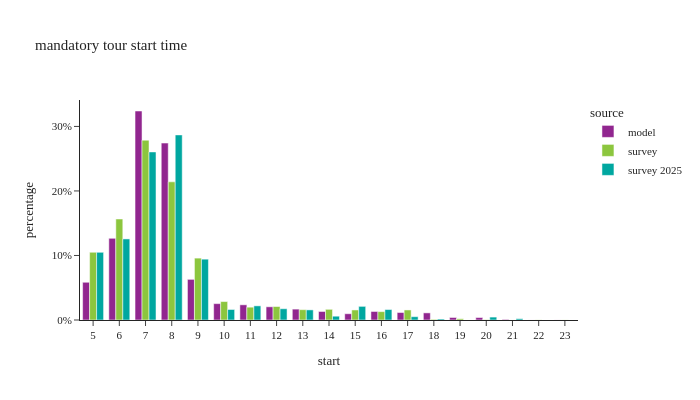

The notebook cell this image was saved under:
### Code cell
df_plot = m_tour_data.groupby(['source','start'])[['tour_weight']].sum().reset_index()
df_plot['percentage'] = df_plot.groupby(['source'], group_keys=False)['tour_weight']. \
    apply(lambda x: x / float(x.sum()))

fig = px.bar(df_plot, x="start", y="percentage", color="source",barmode="group",
             title="mandatory tour start time")
fig.for_each_annotation(lambda a: a.update(text = a.text.split("=")[-1]))
fig.update_layout(height=400, width=700, yaxis=dict(tickformat=".0%"), xaxis=dict(dtick="1"))
fig.show()

### Figure 1 — Plotly figure (JSON) as saved in the notebook; plotly's stock layout.template omitted (floating-point values rounded to 4 significant figures)
{"data": [{"alignmentgroup": "True", "hovertemplate": "source=model<br>start=%{x}<br>percentage=%{y}<extra></extra>", "legendgroup": "model", "marker": {"color": "#91268F", "pattern": {"shape": ""}}, "name": "model", "offsetgroup": "model", "orientation": "v", "showlegend": true, "textposition": "auto", "type": "bar", "x": [5.0, 6.0, 7.0, 8.0, 9.0, 10.0, 11.0, 12.0, 13.0, 14.0, 15.0, 16.0, 17.0, 18.0, 19.0, 20.0, 21.0, 22.0, 23.0], "xaxis": "x", "y": [0.05847, 0.1266, 0.3239, 0.2742, 0.06299, 0.02537, 0.02354, 0.02047, 0.01686, 0.0132, 0.009721, 0.01321, 0.0116, 0.01103, 0.003898, 0.003818, 0.0009091, 6.501e-05, 9.775e-05], "yaxis": "y"}, {"alignmentgroup": "True", "hovertemplate": "source=survey<br>start=%{x}<br>percentage=%{y}<extra></extra>", "legendgroup": "survey", "marker": {"color": "#8CC63E", "pattern": {"shape": ""}}, "name": "survey", "offsetgroup": "survey", "orientation": "v", "showlegend": true, "textposition": "auto", "type": "bar", "x": [5.0, 6.0, 7.0, 8.0, 9.0, 10.0, 11.0, 12.0, 13.0, 14.0, 15.0, 16.0, 17.0, 18.0, 19.0, 20.0, 21.0, 22.0, 23.0], "xaxis": "x", "y": [0.105, 0.1565, 0.2787, 0.2141, 0.09592, 0.0286, 0.01988, 0.02087, 0.01602, 0.01653, 0.01556, 0.01298, 0.01557, 0.000984, 0.001938, 0.0004459, 6.463e-05, 0.00022, 0.0001336], "yaxis": "y"}, {"alignmentgroup": "True", "hovertemplate": "source=survey 2025<br>start=%{x}<br>percentage=%{y}<extra></extra>", "legendgroup": "survey 2025", "marker": {"color": "#00A7A0", "pattern": {"shape": ""}}, "name": "survey 2025", "offsetgroup": "survey 2025", "orientation": "v", "showlegend": true, "textposition": "auto", "type": "bar", "x": [5.0, 6.0, 7.0, 8.0, 9.0, 10.0, 11.0, 12.0, 13.0, 14.0, 15.0, 16.0, 17.0, 18.0, 20.0, 21.0, 22.0], "xaxis": "x", "y": [0.1049, 0.1256, 0.2605, 0.2868, 0.09427, 0.01628, 0.02193, 0.01745, 0.01567, 0.005885, 0.02114, 0.01621, 0.005128, 0.001549, 0.004528, 0.002013, 3.266e-05], "yaxis": "y"}], "layout": {"barmode": "group", "height": 400, "legend": {"title": {"text": "source"}, "tracegroupgap": 0}, "title": {"text": "mandatory tour start time"}, "width": 700, "xaxis": {"anchor": "y", "domain": [0.0, 1.0], "dtick": "1", "title": {"text": "start"}}, "yaxis": {"anchor": "x", "domain": [0.0, 1.0], "tickformat": ".0%", "title": {"text": "percentage"}}}}
